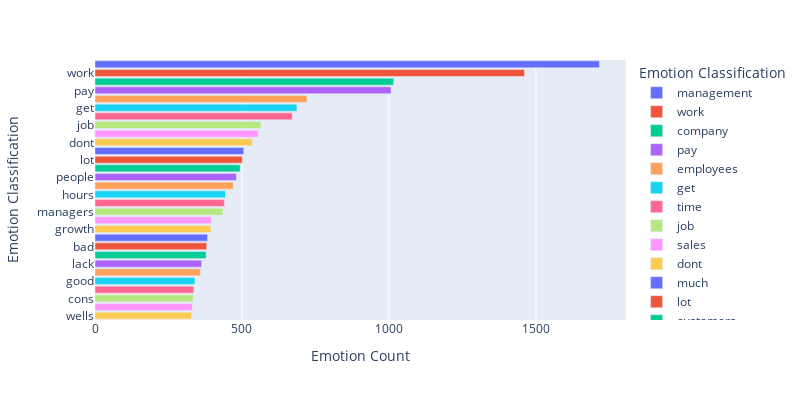

The cell this chart's notebook holds for it:
### Code cell
emotion_df = pd.DataFrame.from_dict(data, orient='index')
emotion_df = emotion_df.reset_index()
emotion_df = emotion_df.rename(columns={'index' : 'Emotion Classification' , 0: 'Emotion Count'})
emotion_df = emotion_df.sort_values(by=['Emotion Count'], ascending=False)
import plotly.express as px
fig = px.bar(emotion_df, x='Emotion Count', y='Emotion Classification', color = 'Emotion Classification', orientation='h', width = 800, height = 400)
fig.write_html("emotion.html")
fig.show()

### Figure 1 — Plotly figure (JSON) as saved in the notebook; plotly's stock layout.template omitted (floating-point values rounded to 4 significant figures)
{"data": [{"alignmentgroup": "True", "hovertemplate": "Emotion Classification=%{y}<br>Emotion Count=%{x}<extra></extra>", "legendgroup": "management", "marker": {"color": "#636efa", "pattern": {"shape": ""}}, "name": "management", "offsetgroup": "management", "orientation": "h", "showlegend": true, "textposition": "auto", "type": "bar", "x": [1716], "xaxis": "x", "y": ["management"], "yaxis": "y"}, {"alignmentgroup": "True", "hovertemplate": "Emotion Classification=%{y}<br>Emotion Count=%{x}<extra></extra>", "legendgroup": "work", "marker": {"color": "#EF553B", "pattern": {"shape": ""}}, "name": "work", "offsetgroup": "work", "orientation": "h", "showlegend": true, "textposition": "auto", "type": "bar", "x": [1461], "xaxis": "x", "y": ["work"], "yaxis": "y"}, {"alignmentgroup": "True", "hovertemplate": "Emotion Classification=%{y}<br>Emotion Count=%{x}<extra></extra>", "legendgroup": "company", "marker": {"color": "#00cc96", "pattern": {"shape": ""}}, "name": "company", "offsetgroup": "company", "orientation": "h", "showlegend": true, "textposition": "auto", "type": "bar", "x": [1016], "xaxis": "x", "y": ["company"], "yaxis": "y"}, {"alignmentgroup": "True", "hovertemplate": "Emotion Classification=%{y}<br>Emotion Count=%{x}<extra></extra>", "legendgroup": "pay", "marker": {"color": "#ab63fa", "pattern": {"shape": ""}}, "name": "pay", "offsetgroup": "pay", "orientation": "h", "showlegend": true, "textposition": "auto", "type": "bar", "x": [1007], "xaxis": "x", "y": ["pay"], "yaxis": "y"}, {"alignmentgroup": "True", "hovertemplate": "Emotion Classification=%{y}<br>Emotion Count=%{x}<extra></extra>", "legendgroup": "employees", "marker": {"color": "#FFA15A", "pattern": {"shape": ""}}, "name": "employees", "offsetgroup": "employees", "orientation": "h", "showlegend": true, "textposition": "auto", "type": "bar", "x": [721], "xaxis": "x", "y": ["employees"], "yaxis": "y"}, {"alignmentgroup": "True", "hovertemplate": "Emotion Classification=%{y}<br>Emotion Count=%{x}<extra></extra>", "legendgroup": "get", "marker": {"color": "#19d3f3", "pattern": {"shape": ""}}, "name": "get", "offsetgroup": "get", "orientation": "h", "showlegend": true, "textposition": "auto", "type": "bar", "x": [687], "xaxis": "x", "y": ["get"], "yaxis": "y"}, {"alignmentgroup": "True", "hovertemplate": "Emotion Classification=%{y}<br>Emotion Count=%{x}<extra></extra>", "legendgroup": "time", "marker": {"color": "#FF6692", "pattern": {"shape": ""}}, "name": "time", "offsetgroup": "time", "orientation": "h", "showlegend": true, "textposition": "auto", "type": "bar", "x": [671], "xaxis": "x", "y": ["time"], "yaxis": "y"}, {"alignmentgroup": "True", "hovertemplate": "Emotion Classification=%{y}<br>Emotion Count=%{x}<extra></extra>", "legendgroup": "job", "marker": {"color": "#B6E880", "pattern": {"shape": ""}}, "name": "job", "offsetgroup": "job", "orientation": "h", "showlegend": true, "textposition": "auto", "type": "bar", "x": [564], "xaxis": "x", "y": ["job"], "yaxis": "y"}, {"alignmentgroup": "True", "hovertemplate": "Emotion Classification=%{y}<br>Emotion Count=%{x}<extra></extra>", "legendgroup": "sales", "marker": {"color": "#FF97FF", "pattern": {"shape": ""}}, "name": "sales", "offsetgroup": "sales", "orientation": "h", "showlegend": true, "textposition": "auto", "type": "bar", "x": [555], "xaxis": "x", "y": ["sales"], "yaxis": "y"}, {"alignmentgroup": "True", "hovertemplate": "Emotion Classification=%{y}<br>Emotion Count=%{x}<extra></extra>", "legendgroup": "dont", "marker": {"color": "#FECB52", "pattern": {"shape": ""}}, "name": "dont", "offsetgroup": "dont", "orientation": "h", "showlegend": true, "textposition": "auto", "type": "bar", "x": [535], "xaxis": "x", "y": ["dont"], "yaxis": "y"}, {"alignmentgroup": "True", "hovertemplate": "Emotion Classification=%{y}<br>Emotion Count=%{x}<extra></extra>", "legendgroup": "much", "marker": {"color": "#636efa", "pattern": {"shape": ""}}, "name": "much", "offsetgroup": "much", "orientation": "h", "showlegend": true, "textposition": "auto", "type": "bar", "x": [506], "xaxis": "x", "y": ["much"], "yaxis": "y"}, {"alignmentgroup": "True", "hovertemplate": "Emotion Classification=%{y}<br>Emotion Count=%{x}<extra></extra>", "legendgroup": "lot", "marker": {"color": "#EF553B", "pattern": {"shape": ""}}, "name": "lot", "offsetgroup": "lot", "orientation": "h", "showlegend": true, "textposition": "auto", "type": "bar", "x": [501], "xaxis": "x", "y": ["lot"], "yaxis": "y"}, {"alignmentgroup": "True", "hovertemplate": "Emotion Classification=%{y}<br>Emotion Count=%{x}<extra></extra>", "legendgroup": "customers", "marker": {"color": "#00cc96", "pattern": {"shape": ""}}, "name": "customers", "offsetgroup": "customers", "orientation": "h", "showlegend": true, "textposition": "auto", "type": "bar", "x": [494], "xaxis": "x", "y": ["customers"], "yaxis": "y"}, {"alignmentgroup": "True", "hovertemplate": "Emotion Classification=%{y}<br>Emotion Count=%{x}<extra></extra>", "legendgroup": "people", "marker": {"color": "#ab63fa", "pattern": {"shape": ""}}, "name": "people", "offsetgroup": "people", "orientation": "h", "showlegend": true, "textposition": "auto", "type": "bar", "x": [481], "xaxis": "x", "y": ["people"], "yaxis": "y"}, {"alignmentgroup": "True", "hovertemplate": "Emotion Classification=%{y}<br>Emotion Count=%{x}<extra></extra>", "legendgroup": "many", "marker": {"color": "#FFA15A", "pattern": {"shape": ""}}, "name": "many", "offsetgroup": "many", "orientation": "h", "showlegend": true, "textposition": "auto", "type": "bar", "x": [470], "xaxis": "x", "y": ["many"], "yaxis": "y"}, {"alignmentgroup": "True", "hovertemplate": "Emotion Classification=%{y}<br>Emotion Count=%{x}<extra></extra>", "legendgroup": "hours", "marker": {"color": "#19d3f3", "pattern": {"shape": ""}}, "name": "hours", "offsetgroup": "hours", "orientation": "h", "showlegend": true, "textposition": "auto", "type": "bar", "x": [444], "xaxis": "x", "y": ["hours"], "yaxis": "y"}, {"alignmentgroup": "True", "hovertemplate": "Emotion Classification=%{y}<br>Emotion Count=%{x}<extra></extra>", "legendgroup": "hard", "marker": {"color": "#FF6692", "pattern": {"shape": ""}}, "name": "hard", "offsetgroup": "hard", "orientation": "h", "showlegend": true, "textposition": "auto", "type": "bar", "x": [440], "xaxis": "x", "y": ["hard"], "yaxis": "y"}, {"alignmentgroup": "True", "hovertemplate": "Emotion Classification=%{y}<br>Emotion Count=%{x}<extra></extra>", "legendgroup": "managers", "marker": {"color": "#B6E880", "pattern": {"shape": ""}}, "name": "managers", "offsetgroup": "managers", "orientation": "h", "showlegend": true, "textposition": "auto", "type": "bar", "x": [435], "xaxis": "x", "y": ["managers"], "yaxis": "y"}, {"alignmentgroup": "True", "hovertemplate": "Emotion Classification=%{y}<br>Emotion Count=%{x}<extra></extra>", "legendgroup": "low", "marker": {"color": "#FF97FF", "pattern": {"shape": ""}}, "name": "low", "offsetgroup": "low", "orientation": "h", "showlegend": true, "textposition": "auto", "type": "bar", "x": [396], "xaxis": "x", "y": ["low"], "yaxis": "y"}, {"alignmentgroup": "True", "hovertemplate": "Emotion Classification=%{y}<br>Emotion Count=%{x}<extra></extra>", "legendgroup": "growth", "marker": {"color": "#FECB52", "pattern": {"shape": ""}}, "name": "growth", "offsetgroup": "growth", "orientation": "h", "showlegend": true, "textposition": "auto", "type": "bar", "x": [394], "xaxis": "x", "y": ["growth"], "yaxis": "y"}, {"alignmentgroup": "True", "hovertemplate": "Emotion Classification=%{y}<br>Emotion Count=%{x}<extra></extra>", "legendgroup": "changes", "marker": {"color": "#636efa", "pattern": {"shape": ""}}, "name": "changes", "offsetgroup": "changes", "orientation": "h", "showlegend": true, "textposition": "auto", "type": "bar", "x": [383], "xaxis": "x", "y": ["changes"], "yaxis": "y"}, {"alignmentgroup": "True", "hovertemplate": "Emotion Classification=%{y}<br>Emotion Count=%{x}<extra></extra>", "legendgroup": "bad", "marker": {"color": "#EF553B", "pattern": {"shape": ""}}, "name": "bad", "offsetgroup": "bad", "orientation": "h", "showlegend": true, "textposition": "auto", "type": "bar", "x": [380], "xaxis": "x", "y": ["bad"], "yaxis": "y"}, {"alignmentgroup": "True", "hovertemplate": "Emotion Classification=%{y}<br>Emotion Count=%{x}<extra></extra>", "legendgroup": "like", "marker": {"color": "#00cc96", "pattern": {"shape": ""}}, "name": "like", "offsetgroup": "like", "orientation": "h", "showlegend": true, "textposition": "auto", "type": "bar", "x": [378], "xaxis": "x", "y": ["like"], "yaxis": "y"}, {"alignmentgroup": "True", "hovertemplate": "Emotion Classification=%{y}<br>Emotion Count=%{x}<extra></extra>", "legendgroup": "lack", "marker": {"color": "#ab63fa", "pattern": {"shape": ""}}, "name": "lack", "offsetgroup": "lack", "orientation": "h", "showlegend": true, "textposition": "auto", "type": "bar", "x": [363], "xaxis": "x", "y": ["lack"], "yaxis": "y"}, {"alignmentgroup": "True", "hovertemplate": "Emotion Classification=%{y}<br>Emotion Count=%{x}<extra></extra>", "legendgroup": "long", "marker": {"color": "#FFA15A", "pattern": {"shape": ""}}, "name": "long", "offsetgroup": "long", "orientation": "h", "showlegend": true, "textposition": "auto", "type": "bar", "x": [359], "xaxis": "x", "y": ["long"], "yaxis": "y"}, {"alignmentgroup": "True", "hovertemplate": "Emotion Classification=%{y}<br>Emotion Count=%{x}<extra></extra>", "legendgroup": "good", "marker": {"color": "#19d3f3", "pattern": {"shape": ""}}, "name": "good", "offsetgroup": "good", "orientation": "h", "showlegend": true, "textposition": "auto", "type": "bar", "x": [340], "xaxis": "x", "y": ["good"], "yaxis": "y"}, {"alignmentgroup": "True", "hovertemplate": "Emotion Classification=%{y}<br>Emotion Count=%{x}<extra></extra>", "legendgroup": "team", "marker": {"color": "#FF6692", "pattern": {"shape": ""}}, "name": "team", "offsetgroup": "team", "orientation": "h", "showlegend": true, "textposition": "auto", "type": "bar", "x": [336], "xaxis": "x", "y": ["team"], "yaxis": "y"}, {"alignmentgroup": "True", "hovertemplate": "Emotion Classification=%{y}<br>Emotion Count=%{x}<extra></extra>", "legendgroup": "cons", "marker": {"color": "#B6E880", "pattern": {"shape": ""}}, "name": "cons", "offsetgroup": "cons", "orientation": "h", "showlegend": true, "textposition": "auto", "type": "bar", "x": [334], "xaxis": "x", "y": ["cons"], "yaxis": "y"}, {"alignmentgroup": "True", "hovertemplate": "Emotion Classification=%{y}<br>Emotion Count=%{x}<extra></extra>", "legendgroup": "change", "marker": {"color": "#FF97FF", "pattern": {"shape": ""}}, "name": "change", "offsetgroup": "change", "orientation": "h", "showlegend": true, "textposition": "auto", "type": "bar", "x": [331], "xaxis": "x", "y": ["change"], "yaxis": "y"}, {"alignmentgroup": "True", "hovertemplate": "Emotion Classification=%{y}<br>Emotion Count=%{x}<extra></extra>", "legendgroup": "wells", "marker": {"color": "#FECB52", "pattern": {"shape": ""}}, "name": "wells", "offsetgroup": "wells", "orientation": "h", "showlegend": true, "textposition": "auto", "type": "bar", "x": [328], "xaxis": "x", "y": ["wells"], "yaxis": "y"}], "layout": {"barmode": "relative", "height": 400, "legend": {"title": {"text": "Emotion Classification"}, "tracegroupgap": 0}, "margin": {"t": 60}, "width": 800, "xaxis": {"anchor": "y", "domain": [0, 1], "title": {"text": "Emotion Count"}}, "yaxis": {"anchor": "x", "categoryarray": ["wells", "change", "cons", "team", "good", "long", "lack", "like", "bad", "changes", "growth", "low", "managers", "hard", "hours", "many", "people", "customers", "lot", "much", "dont", "sales", "job", "time", "get", "employees", "pay", "company", "work", "management"], "categoryorder": "array", "domain": [0, 1], "title": {"text": "Emotion Classification"}}}}
